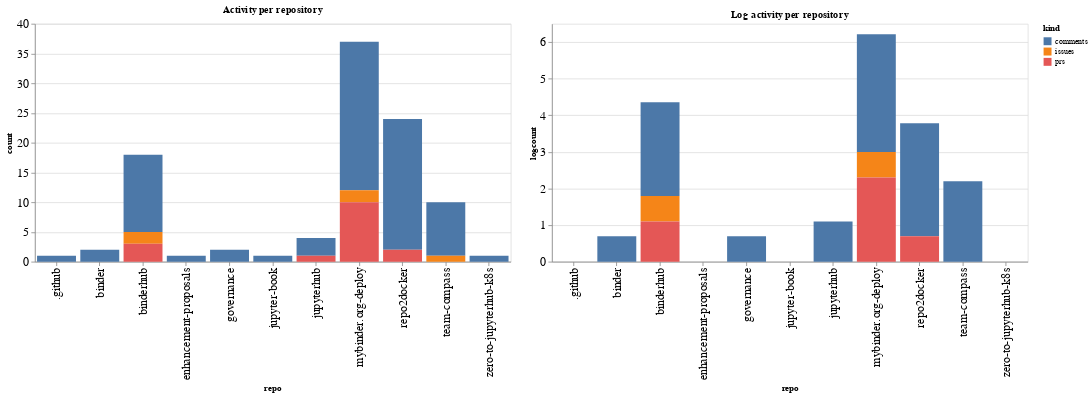

Notebook code for this chart:
### Code cell
ch1 = alt.Chart(repo_summaries, width=600, title="Activity per repository").mark_bar().encode(
    x='repo',
    y='count',
    color='kind',
    tooltip="kind"
)

ch2 = alt.Chart(repo_summaries, width=600, title="Log activity per repository").mark_bar().encode(
    x='repo',
    y='logcount',
    color='kind',
    tooltip="kind"
)

ch1 | ch2

### Figure 1 — Vega-Lite specification as saved in the notebook (floating-point values rounded to 4 significant figures)
{"config": {"axisLeft": {"labelFontSize": 15}, "axisBottom": {"labelFontSize": 15}}, "hconcat": [{"mark": "bar", "encoding": {"color": {"type": "nominal", "field": "kind"}, "tooltip": {"type": "nominal", "field": "kind"}, "x": {"type": "nominal", "field": "repo"}, "y": {"type": "quantitative", "field": "count"}}, "title": "Activity per repository", "width": 600}, {"mark": "bar", "encoding": {"color": {"type": "nominal", "field": "kind"}, "tooltip": {"type": "nominal", "field": "kind"}, "x": {"type": "nominal", "field": "repo"}, "y": {"type": "quantitative", "field": "logcount"}}, "title": "Log activity per repository", "width": 600}], "data": {"name": "data-cd39a25d1e3690aaff3b68203ef4e85a"}, "$schema": "https://vega.github.io/schema/vega-lite/v4.8.1.json", "datasets": {"data-cd39a25d1e3690aaff3b68203ef4e85a": [{"repo": ".github", "kind": "comments", "count": 1, "logcount": 0.0}, {"repo": "binder", "kind": "comments", "count": 2, "logcount": 0.6931}, {"repo": "binderhub", "kind": "comments", "count": 13, "logcount": 2.565}, {"repo": "binderhub", "kind": "issues", "count": 2, "logcount": 0.6931}, {"repo": "binderhub", "kind": "prs", "count": 3, "logcount": 1.099}, {"repo": "enhancement-proposals", "kind": "comments", "count": 1, "logcount": 0.0}, {"repo": "governance", "kind": "comments", "count": 2, "logcount": 0.6931}, {"repo": "jupyter-book", "kind": "comments", "count": 1, "logcount": 0.0}, {"repo": "jupyterhub", "kind": "comments", "count": 3, "logcount": 1.099}, {"repo": "jupyterhub", "kind": "prs", "count": 1, "logcount": 0.0}, {"repo": "mybinder.org-deploy", "kind": "comments", "count": 25, "logcount": 3.219}, {"repo": "mybinder.org-deploy", "kind": "issues", "count": 2, "logcount": 0.6931}, {"repo": "mybinder.org-deploy", "kind": "prs", "count": 10, "logcount": 2.303}, {"repo": "repo2docker", "kind": "comments", "count": 22, "logcount": 3.091}, {"repo": "repo2docker", "kind": "prs", "count": 2, "logcount": 0.6931}, {"repo": "team-compass", "kind": "comments", "count": 9, "logcount": 2.197}, {"repo": "team-compass", "kind": "issues", "count": 1, "logcount": 0.0}, {"repo": "zero-to-jupyterhub-k8s", "kind": "comments", "count": 1, "logcount": 0.0}]}}
